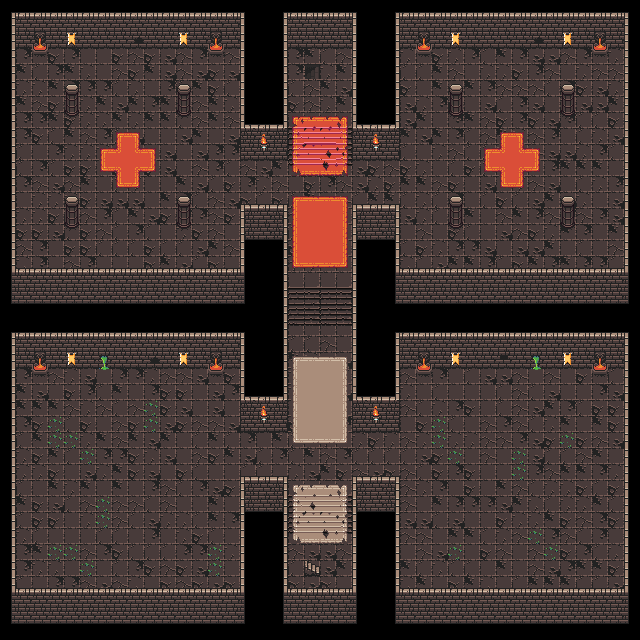

The image is a tile-based game level rendered from a .tmx file. Its description and source (layers, tilesets, objects; grid data summarised) follow:
An orthogonal 40x40 tile map with 16x16 px tiles, 3 tile layers (back, back_over, over) and 534 objects.

<map version="1.10" tiledversion="1.10.2" orientation="orthogonal" renderorder="right-down" width="40" height="40" tilewidth="16" tileheight="16" infinite="0" nextlayerid="5" nextobjectid="566">
 <tileset firstgid="1" name="tileset" tilewidth="16" tileheight="16" tilecount="2880" columns="64">
  <image source="tileset.png" width="1024" height="720" />
  <tile id="64">
   <animation>
    <frame tileid="64" duration="200" />
    <frame tileid="69" duration="200" />
    <frame tileid="70" duration="200" />
   </animation>
  </tile>
  <tile id="128">
   <animation>
    <frame tileid="128" duration="200" />
    <frame tileid="133" duration="200" />
    <frame tileid="134" duration="200" />
   </animation>
  </tile>
  <tile id="1508">
   <animation>
    <frame tileid="1508" duration="150" />
    <frame tileid="1509" duration="150" />
    <frame tileid="1510" duration="150" />
    <frame tileid="1511" duration="150" />
    <frame tileid="1512" duration="150" />
    <frame tileid="1513" duration="150" />
    <frame tileid="1514" duration="150" />
    <frame tileid="1515" duration="150" />
   </animation>
  </tile>
 </tileset>
 <layer id="1" name="back" width="40" height="40">
  <data>[1600 cells, 1018 non-empty, 55 distinct tile ids]</data>
 </layer>
 <layer id="2" name="back_over" width="40" height="40">
  <data>[1600 cells, 93 non-empty, 27 distinct tile ids]</data>
 </layer>
 <layer id="3" name="over" width="40" height="40">
  <data>[1600 cells, 530 non-empty, 17 distinct tile ids]</data>
 </layer>
 <objectgroup id="4" name="wall">
  <object id="1" x="0" y="592" width="16" height="16" />
  <object id="3" x="0" y="608" width="16" height="16" />
  <object id="4" x="0" y="560" width="16" height="16" />
  <object id="5" x="0" y="576" width="16" height="16" />
  <object id="6" x="0" y="528" width="16" height="16" />
  <object id="7" x="0" y="544" width="16" height="16" />
  <object id="8" x="0" y="496" width="16" height="16" />
  <object id="9" x="0" y="512" width="16" height="16" />
  <object id="10" x="0" y="464" width="16" height="16" />
  <object id="11" x="0" y="480" width="16" height="16" />
  <object id="12" x="0" y="432" width="16" height="16" />
  <object id="13" x="0" y="448" width="16" height="16" />
  <object id="14" x="0" y="400" width="16" height="16" />
  <object id="15" x="0" y="416" width="16" height="16" />
  <object id="16" x="0" y="368" width="16" height="16" />
  <object id="17" x="0" y="384" width="16" height="16" />
  <object id="18" x="0" y="336" width="16" height="16" />
  <object id="19" x="0" y="352" width="16" height="16" />
  <object id="21" x="0" y="320" width="16" height="16" />
  <object id="22" x="0" y="272" width="16" height="16" />
  <object id="23" x="0" y="288" width="16" height="16" />
  <object id="24" x="0" y="240" width="16" height="16" />
  <object id="25" x="0" y="256" width="16" height="16" />
  <object id="26" x="0" y="208" width="16" height="16" />
  <object id="27" x="0" y="224" width="16" height="16" />
  <object id="28" x="0" y="176" width="16" height="16" />
  <object id="29" x="0" y="192" width="16" height="16" />
  <object id="30" x="0" y="144" width="16" height="16" />
  <object id="31" x="0" y="160" width="16" height="16" />
  <object id="32" x="0" y="112" width="16" height="16" />
  <object id="33" x="0" y="128" width="16" height="16" />
  <object id="34" x="0" y="80" width="16" height="16" />
  <object id="35" x="0" y="96" width="16" height="16" />
  <object id="36" x="0" y="48" width="16" height="16" />
  <object id="37" x="0" y="64" width="16" height="16" />
  <object id="38" x="0" y="16" width="16" height="16" />
  <object id="39" x="0" y="32" width="16" height="16" />
  <object id="40" x="0" y="0" width="16" height="16" />
  <object id="41" x="624" y="272" width="16" height="16" />
  <object id="42" x="624" y="288" width="16" height="16" />
  <object id="43" x="624" y="240" width="16" height="16" />
  <object id="44" x="624" y="256" width="16" height="16" />
  <object id="45" x="624" y="208" width="16" height="16" />
  <object id="46" x="624" y="224" width="16" height="16" />
  <object id="47" x="624" y="176" width="16" height="16" />
  <object id="48" x="624" y="192" width="16" height="16" />
  <object id="49" x="624" y="144" width="16" height="16" />
  <object id="50" x="624" y="160" width="16" height="16" />
  <object id="51" x="624" y="112" width="16" height="16" />
  <object id="52" x="624" y="128" width="16" height="16" />
  <object id="53" x="624" y="80" width="16" height="16" />
  <object id="54" x="624" y="96" width="16" height="16" />
  <object id="55" x="624" y="48" width="16" height="16" />
  <object id="56" x="624" y="64" width="16" height="16" />
  <object id="57" x="624" y="16" width="16" height="16" />
  <object id="58" x="624" y="32" width="16" height="16" />
  <object id="59" x="624" y="0" width="16" height="16" />
  <object id="60" x="624" y="592" width="16" height="16" />
  <object id="61" x="624" y="608" width="16" height="16" />
  <object id="62" x="624" y="560" width="16" height="16" />
  <object id="63" x="624" y="576" width="16" height="16" />
  <object id="64" x="624" y="528" width="16" height="16" />
  <object id="65" x="624" y="544" width="16" height="16" />
  <object id="66" x="624" y="496" width="16" height="16" />
  <object id="67" x="624" y="512" width="16" height="16" />
  <object id="68" x="624" y="464" width="16" height="16" />
  <object id="69" x="624" y="480" width="16" height="16" />
  <object id="70" x="624" y="432" width="16" height="16" />
  <object id="71" x="624" y="448" width="16" height="16" />
  <object id="72" x="624" y="400" width="16" height="16" />
  <object id="73" x="624" y="416" width="16" height="16" />
  <object id="74" x="624" y="368" width="16" height="16" />
  <object id="75" x="624" y="384" width="16" height="16" />
  <object id="76" x="624" y="336" width="16" height="16" />
  <object id="77" x="624" y="352" width="16" height="16" />
  <object id="78" x="624" y="320" width="16" height="16" />
  <object id="79" x="240" y="592" width="16" height="16" />
  <object id="80" x="240" y="608" width="16" height="16" />
  <object id="81" x="240" y="560" width="16" height="16" />
  <object id="82" x="240" y="576" width="16" height="16" />
  <object id="83" x="240" y="528" width="16" height="16" />
  <object id="84" x="240" y="544" width="16" height="16" />
  <object id="85" x="240" y="496" width="16" height="16" />
  <object id="86" x="240" y="512" width="16" height="16" />
  <object id="87" x="240" y="480" width="16" height="16" />
  <object id="88" x="272" y="592" width="16" height="16" />
  <object id="89" x="272" y="608" width="16" height="16" />
  <object id="90" x="272" y="560" width="16" height="16" />
  <object id="91" x="272" y="576" width="16" height="16" />
  <object id="92" x="272" y="528" width="16" height="16" />
  <object id="93" x="272" y="544" width="16" height="16" />
  <object id="94" x="272" y="496" width="16" height="16" />
  <object id="95" x="272" y="512" width="16" height="16" />
  <object id="96" x="272" y="480" width="16" height="16" />
  <object id="97" x="352" y="592" width="16" height="16" />
  <object id="98" x="352" y="608" width="16" height="16" />
  </objectgroup>
</map>
<!-- 438 of 534 objects omitted -->